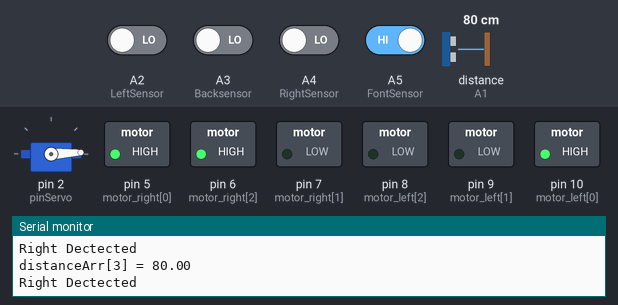
This sketch was run on a simulated Arduino Uno, built with avr-gcc and run on an emulated ATmega328P. On the bench: servo, switched loads named in the sketch (green lamp = pin HIGH), the last lines printed to the serial monitor. Wiring (inferred from the names in the program): ultrasonic range finder: trigger A0; echo A1. Dashed ring = blinking. The inputs (shaded band) are chosen by the test bench; at power-on: A5 (FontSensor) HIGH, A2 (LeftSensor), A3 (Backsensor), A4 (RightSensor) LOW, distance to the obstacle (sensor on A1) 80 cm. The echo pulse lasts 58.3 µs per cm; pins used as bus, display or sensor lines are not drawn.

Above: at 1.8 s.
1.9 s: A5 (FontSensor) driven LOW
At 3.0 s:
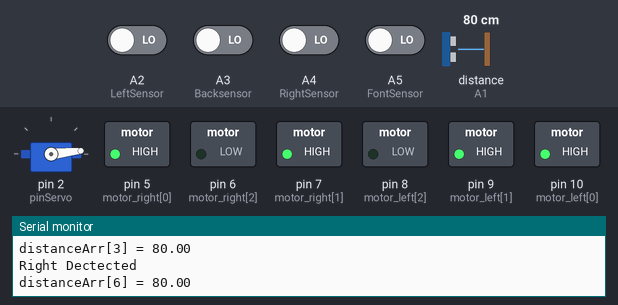
6.0 s: A5 (FontSensor) driven HIGH
At 9.9 s:
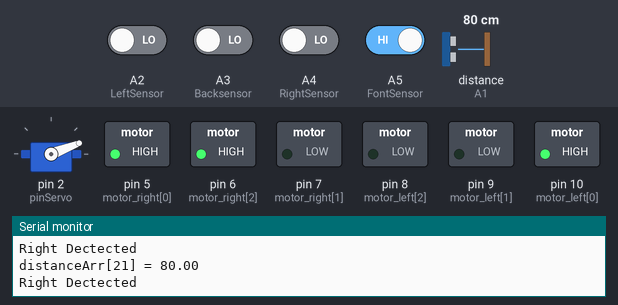
10.1 s: A4 (RightSensor) driven HIGH
At 11.2 s:
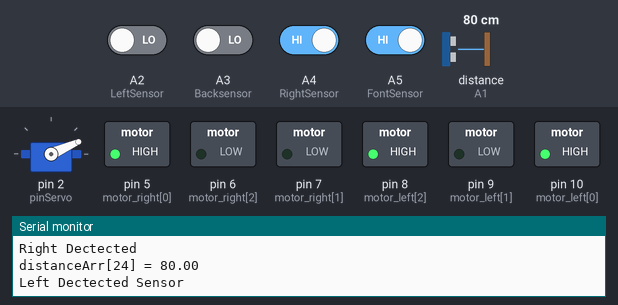
14.2 s: A2 (LeftSensor) driven HIGH
At 14.56 s:
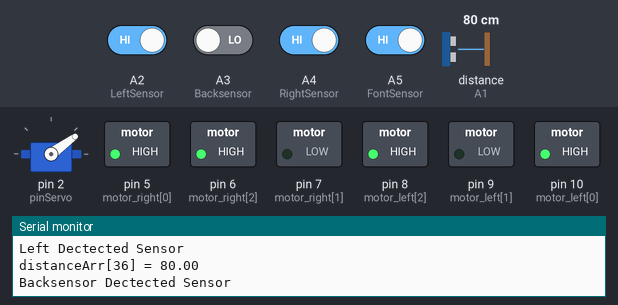
17.7 s: A2 (LeftSensor) driven LOW
At 18.5 s:
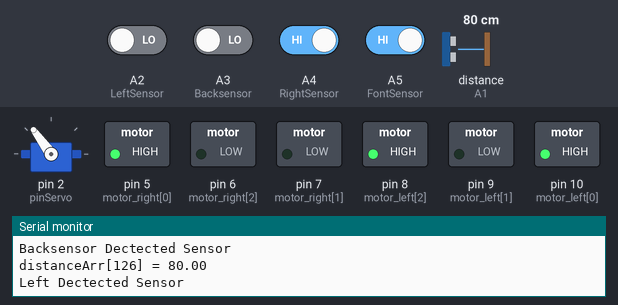
21.8 s: A2 (LeftSensor) driven HIGH
At 23.46 s:
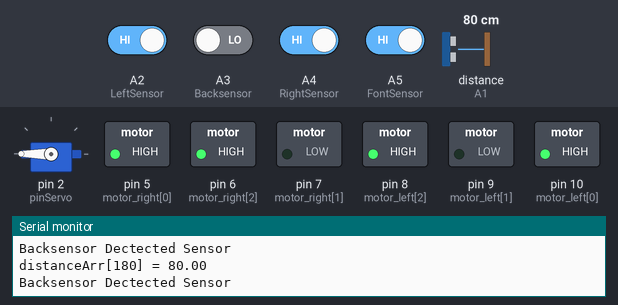
Timing chart, 0 to 26.3 s (numbered marks = the images above; inputs shaded):
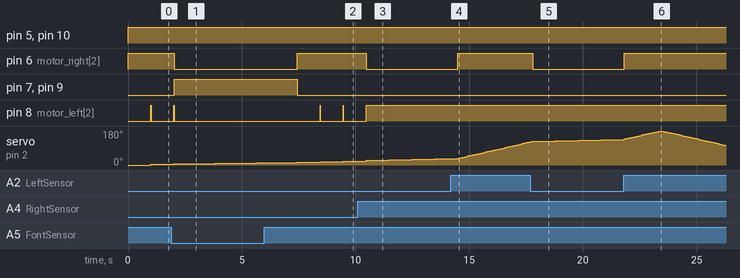

The sketch:

Car_Final.ino
```cpp
//----------------------------------------------------- Initialization
#define trig A0
#define echo A1
// กำหนดค่าเกณฑ์กำหนดว่าระยะทางเท่าไหร่ sensor ถึงจะ dectect (หน่วยเป็นเซนติเมตร)
int thresholddistance = 30;

//สามารถกำหนดขอบเขตของมุม เช่น 0-60 เป็นมุมทางด้านขวา, 120-180 เป็นมุมทางด้านซ้าย และที่เหลือจะมุมของตรงกลาง
int angleRight = 60;
int angleLeft = 120;

long duration;
float forwarddistance;
float distancefront;
float distanceArr[181];

#define LeftSensor A2
#define RightSensor A4
#define FontSensor A5
#define Backsensor A3

#include <Servo.h>
#define pinServo 2
int pos = 0;
//----------------------------------------------------- Initialization: Setting up Servo Angles
int servoArray[181];
Servo myServo;
//----------------------------------------------------- Initialization: Motors
int motor_left[] = {10, 9, 8};
int motor_right[] = {5, 7, 6};
//----------------------------------------------------- Initialization: Setup Module
void setup()
{
  Serial.begin(9600);
  myServo.attach(pinServo);
  // Setup Motors
  for (int i = 0; i < 3; i++)
  {
    pinMode(motor_left[i], OUTPUT);
    pinMode(motor_right[i], OUTPUT);
  }
  // Setup Sensor
  pinMode(trig, OUTPUT);
  pinMode(echo, INPUT);
  pinMode(LeftSensor, INPUT);
  pinMode(RightSensor, INPUT);
  pinMode(FontSensor, INPUT);
  pinMode(Backsensor, INPUT);
}
//----------------------------------------------------- Initialization: Motor Module

// Following Module is for the Robot to enable motor
void enableMotor()
{
  digitalWrite(motor_left[0], HIGH);
  digitalWrite(motor_right[0], HIGH);
}

// Following Module is for the Robot to disable motor
void disableMotor()
{
  digitalWrite(motor_left[0], LOW);
  digitalWrite(motor_right[0], LOW);
}

// Following Module is for the Robot to brake
void brake()
{
  disableMotor();
  digitalWrite(motor_left[1], LOW);
  digitalWrite(motor_left[2], LOW);
  digitalWrite(motor_right[1], LOW);
  digitalWrite(motor_right[2], LOW);
}

// Following Module is for the Robot to go forward
void drive_forward()
{
  enableMotor();
  digitalWrite(motor_left[1], LOW);
  delayMicroseconds(400);
  digitalWrite(motor_left[2], HIGH);
  delayMicroseconds(1000 - 400);
  digitalWrite(motor_right[1], LOW);
  delayMicroseconds(1000 - 400);
  digitalWrite(motor_right[2], HIGH);
  delayMicroseconds(400);
}

// Following Module is for the Robot to go backward
void drive_backward()
{
  enableMotor();
  digitalWrite(motor_left[1], HIGH);
  delayMicroseconds(400);
  digitalWrite(motor_left[2], LOW);
  delayMicroseconds(1000 - 400);
  digitalWrite(motor_right[1], HIGH);
  delayMicroseconds(1000 - 400);
  digitalWrite(motor_right[2], LOW);
  delayMicroseconds(400);
}

// Following Module is for the Robot to slightly go towards left
void slight_left()
{
  enableMotor();
  digitalWrite(motor_left[1], LOW);
  digitalWrite(motor_left[2], HIGH);
  digitalWrite(motor_right[1], LOW);
  digitalWrite(motor_right[2], LOW);
  delay(600);
}

// Following Module is for the Robot to slightly go towards right
void slight_right()
{
  enableMotor();
  digitalWrite(motor_left[1], LOW);
  digitalWrite(motor_left[2], LOW);
  digitalWrite(motor_right[1], LOW);
  digitalWrite(motor_right[2], HIGH);
  delay(600);
}

// Following Module is for the Robot to turn left
void turn_right()
{
  enableMotor();
  digitalWrite(motor_left[1], LOW);
  digitalWrite(motor_left[2], HIGH);
  digitalWrite(motor_right[1], LOW);
  digitalWrite(motor_right[2], LOW);
  delay(900);
}
// Following Module is for the Robot to turn right
void turn_left()
{
  enableMotor();
  digitalWrite(motor_left[1], LOW);
  digitalWrite(motor_left[2], LOW);
  digitalWrite(motor_right[1], LOW);
  digitalWrite(motor_right[2], HIGH);
  delay(900);
}

// Following Module is to make a uturn if there are obstacles to the right, to the left and in front
void turn_around()
{
  enableMotor();
  digitalWrite(motor_left[1], HIGH);
  digitalWrite(motor_left[2], LOW);
  digitalWrite(motor_right[1], HIGH);
  digitalWrite(motor_right[2], LOW);
  delay(600);
}

// Following recored distance in each angle
void commitValue(int pos)
{
  myServo.write(pos);
  digitalWrite(trig, LOW);
  delayMicroseconds(10);
  digitalWrite(trig, HIGH);
  delayMicroseconds(10);
  digitalWrite(trig, LOW);
  duration = pulseIn(echo, HIGH);
  distanceArr[pos] = duration / 58;
  Serial.print("distanceArr[");
  Serial.print(pos);
  Serial.print("] = ");
  Serial.println(distanceArr[pos]);
}

// ตรวจจับและทำตามคำสั่ง
void detected(int pos)
{
  if (digitalRead(FontSensor) == 0)
  {
    drive_backward();
    delay(1000);
    turn_around();
    delay(200);
    Serial.println("Font Dectected");
  }
  else if (digitalRead(RightSensor) == 0)
  {
    Serial.println("Right Dectected");
    turn_left();
    delay(100);
    drive_forward();
  }
  else if (digitalRead(LeftSensor) == 0)
  {
    Serial.println("Left Dectected Sensor");
    turn_right();
    delay(100);
    drive_forward();
  }
  else if (digitalRead(Backsensor) == 0)
  {
    Serial.println("Backsensor Dectected Sensor");
    drive_forward();
    delay(100);
  }
  else if (distanceArr[pos] < thresholddistance)
  {
    if (pos <= angleRight)
    {
      Serial.println("Right Dectected");
      turn_left();
      delay(100);
      drive_forward();
    }
    else if (pos >= angleLeft)
    {
      Serial.println("Left Dectected");
      turn_right();
      delay(100);
      drive_forward();
    }
    else
    {
      Serial.println("Font Dectected");
      drive_backward();
      delay(1000);
      turn_around();
      delay(200);
    }
  }
  else
  {
    drive_forward();
  }
}

// ฟังก์ชันหมุนรอบๆ 180 องศา และส่งมุมไปคำนวณระยะทาง
void scanner()
{
  for (pos = 0; pos <= 180; pos += 3)
  {
    commitValue(pos);
    detected(pos);
    delay(1);
  }
  for (pos = 180; pos >= 0; pos -= 3)
  {
    commitValue(pos);
    detected(pos);
    delay(1);
  }
}

//----------------------------------------------------- Loop Module

void loop()
{
  scanner();
}
```

Measured:
- after the input at 1.9 s, pin 6 (motor_right[2]): HIGH → LOW after 0.13 s; pin 7 (motor_right[1]): LOW → HIGH after 0.13 s; pin 8 (motor_left[2]): goes on until 2.0 s, then stays LOW; pin 9 (motor_left[1]): LOW → HIGH after 0.12 s
- after the input at 6.0 s, pin 6 (motor_right[2]): LOW → HIGH after 1.5 s; pin 7 (motor_right[1]), pin 9 (motor_left[1]): HIGH → LOW after 1.5 s; pin 8 (motor_left[2]): alternates HIGH for 0.01 s and LOW for 1.0 s, starting after 2.5 s
- after the input at 10.1 s, pin 6 (motor_right[2]): HIGH → LOW after 0.38 s; pin 8 (motor_left[2]): goes on until 10.5 s, then stays HIGH
- after the input at 14.2 s, pin 6 (motor_right[2]): LOW → HIGH after 0.31 s
- after the input at 17.7 s, pin 6 (motor_right[2]): HIGH → LOW after 0.09 s
- after the input at 21.8 s, pin 6 (motor_right[2]): LOW → HIGH at once
- by itself, servo on pin 2 (pinServo): rises from 135° to 180° in 1.5 s, then falls to 105° in 2.8 s
